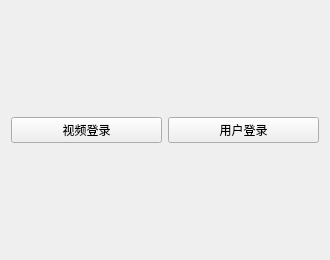
<?xml version="1.0" encoding="UTF-8"?>
<ui version="4.0">
 <class>Widget</class>
 <widget class="QWidget" name="Widget">
  <property name="geometry">
   <rect>
    <x>0</x>
    <y>0</y>
    <width>330</width>
    <height>260</height>
   </rect>
  </property>
  <property name="windowTitle">
   <string>短视频推荐算法</string>
  </property>
  <property name="windowIcon">
   <iconset>
    <normaloff>image/background.jpg</normaloff>image/background.jpg</iconset>
  </property>
  <property name="autoFillBackground">
   <bool>false</bool>
  </property>
  <property name="styleSheet">
   <string notr="true"/>
  </property>
  <layout class="QHBoxLayout" name="horizontalLayout">
   <item>
    <widget class="QPushButton" name="videoLogin">
     <property name="text">
      <string>视频登录</string>
     </property>
    </widget>
   </item>
   <item>
    <widget class="QPushButton" name="userLogin">
     <property name="maximumSize">
      <size>
       <width>151</width>
       <height>16777215</height>
      </size>
     </property>
     <property name="text">
      <string>用户登录</string>
     </property>
     <property name="checkable">
      <bool>false</bool>
     </property>
    </widget>
   </item>
  </layout>
  <zorder>videoLogin</zorder>
  <zorder>userLogin</zorder>
 </widget>
 <resources/>
 <connections>
  <connection>
   <sender>userLogin</sender>
   <signal>clicked()</signal>
   <receiver>Widget</receiver>
   <slot>raise()</slot>
   <hints>
    <hint type="sourcelabel">
     <x>95</x>
     <y>129</y>
    </hint>
    <hint type="destinationlabel">
     <x>164</x>
     <y>129</y>
    </hint>
   </hints>
  </connection>
  <connection>
   <sender>videoLogin</sender>
   <signal>clicked()</signal>
   <receiver>Widget</receiver>
   <slot>raise()</slot>
   <hints>
    <hint type="sourcelabel">
     <x>234</x>
     <y>129</y>
    </hint>
    <hint type="destinationlabel">
     <x>164</x>
     <y>129</y>
    </hint>
   </hints>
  </connection>
 </connections>
</ui>
